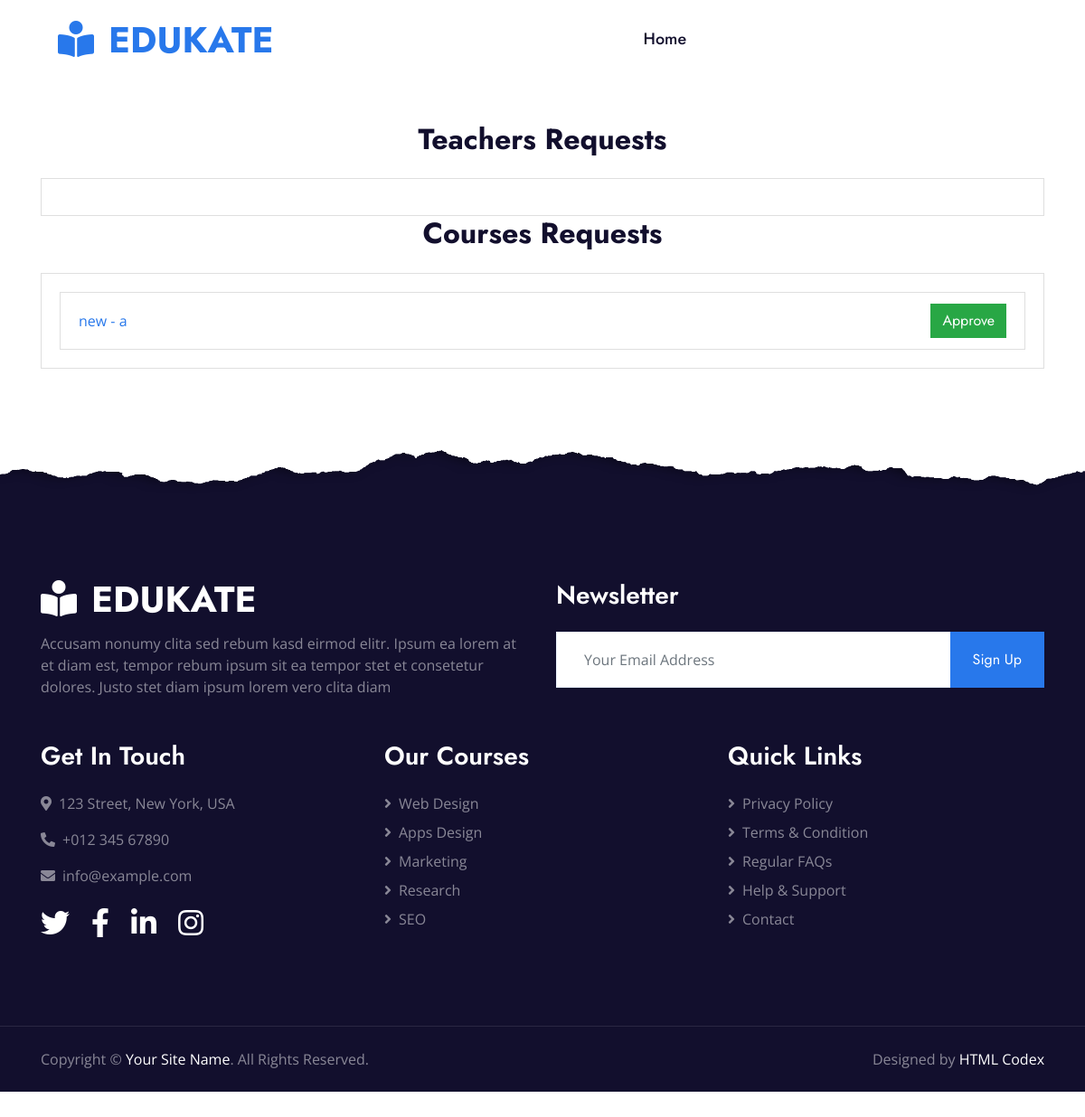
Before: /admin_dashboard with the older database file.
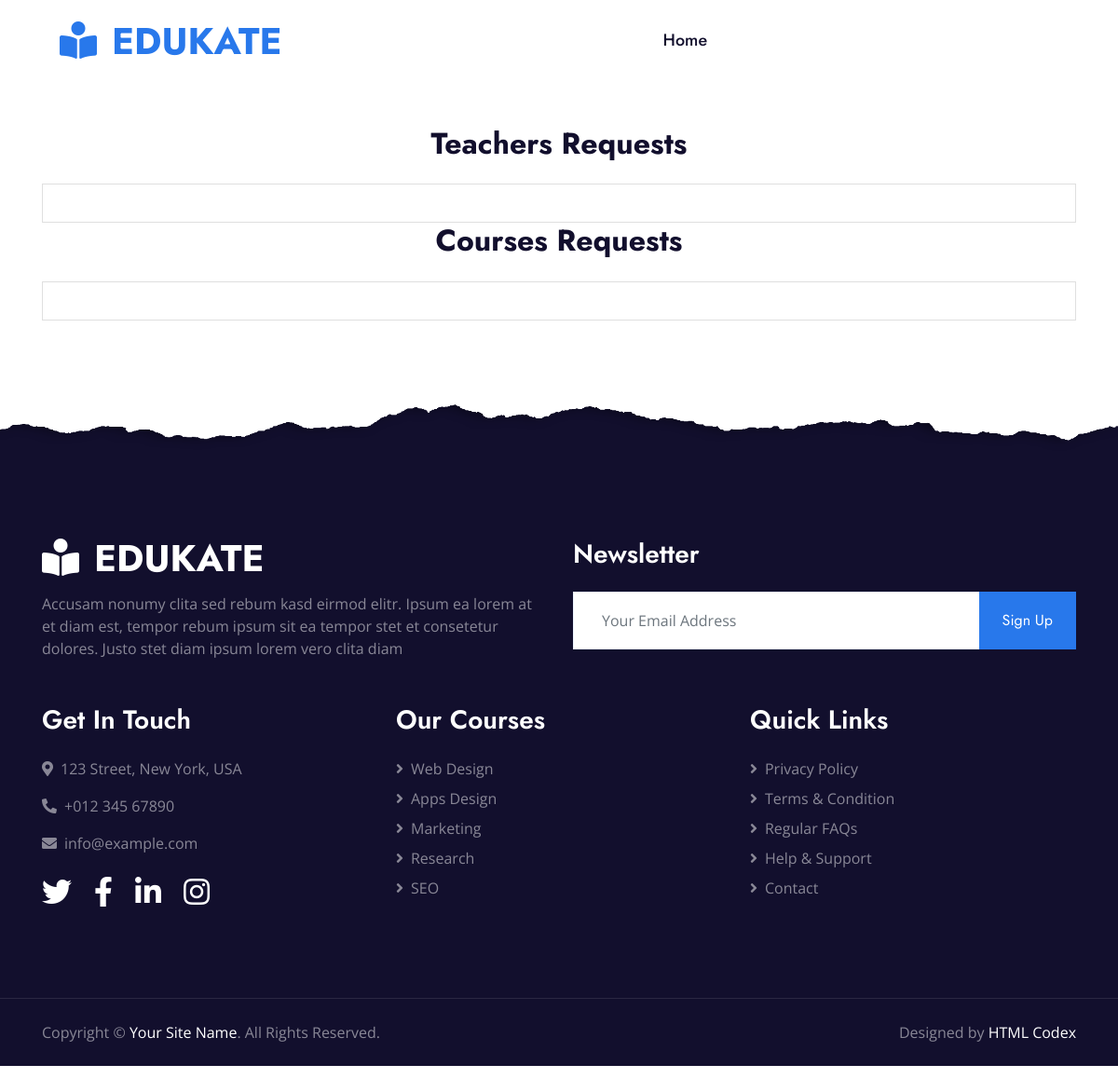
After: the same page with the newer database file.
### main.py (models this page shows)
    class Courses(db.Model):
        id = db.Column(db.Integer, primary_key=True)
        course_name = db.Column(db.String(1000))
        teacher_name = db.Column(db.String(100))
        teacher_phone = db.Column(db.String(100))
        course_price = db.Column(db.Integer)
        rate = db.Column(db.String(100))
        course_sample = db.Column(db.String(100))
        status = db.Column(db.String(100))
        users = db.relationship('User', secondary=user_course_association, back_populates='courses')

### main.py (the view)
@app.route("/admin_dashboard")
def admin_dashboard():
    pending_requests = Teacher.query.filter_by(status='pending').all()
    pending_courses = Courses.query.filter_by(status='pending').all()
    return render_template("admin_dashboard.html", pending_requests=pending_requests, pending_courses=pending_courses)

### templates/admin_dashboard.html (shortened to what the changed rows need)
<!DOCTYPE html>
<html lang="en">
<head>
    <link href="https://cdnjs.cloudflare.com/ajax/libs/font-awesome/5.10.0/css/all.min.css" rel="stylesheet">
    <link href="lib/owlcarousel/assets/owl.carousel.min.css" rel="stylesheet">
    <link href="../static/css/style.css" rel="stylesheet">
</head>
<body>
    <div class="container-fluid p-0">
        <nav class="navbar navbar-expand-lg bg-white navbar-light py-3 py-lg-0 px-lg-5">
            <a href="index.html" class="navbar-brand ml-lg-3">
                <h1 class="m-0 text-uppercase text-primary"><i class="fa fa-book-reader mr-3"></i>Edukate</h1>
            </a>
        </nav>
    </div>
<section id="admin-dashboard" class="py-5">
    <div class="container">
    <h2 class="text-center mb-4">Teachers Requests</h2>
</div>
    <div class="container">
        <h2 class="text-center mb-4">Courses Requests</h2>
                <div class="card">
            <div class="card-body">
                <ul class="list-group">
                    {% for course in pending_courses %}
                        <li class="list-group-item d-flex justify-content-between align-items-center">
                            <a href="{{ url_for('course_detail', course_id=course.id) }}">
                                {{ course.course_name }} - {{ course.teacher_name }}
                            </a>
                            <a href="{{ url_for('approve_course_request', course_id=course.id) }}" class="btn btn-success">Approve</a>
                        </li>
                    {% endfor %}
                </ul>
            </div>
        </div>
    </div>
    <div class="container-fluid position-relative overlay-top bg-dark text-white-50 py-5" style="margin-top: 90px;">
        <div class="container mt-5 pt-5">
            <div class="row">
                <div class="col-md-6 mb-5">
                    <a href="index.html" class="navbar-brand">
                        <h1 class="mt-n2 text-uppercase text-white"><i class="fa fa-book-reader mr-3"></i>Edukate</h1>
                    </a>
                </div>
            </div>
        </div>
    </div>
</body>
</html>

Changed rows visible on the page:
removed Courses: course_name "new", teacher_name "a"
